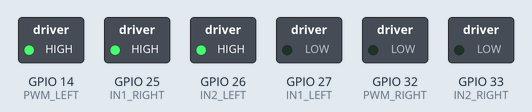
Simulated run of this program. Board: ESP32. On the bench: switched loads named in the program (green lamp = pin HIGH).

Above: at 0.1 s.
At 15.1 s:
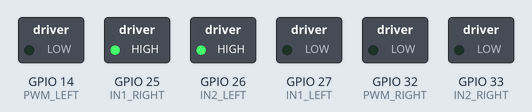
Timing chart, 0 to 16.6 s (numbered marks = the images above):
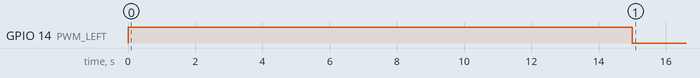

The program:

main.cpp
```cpp
#include <Arduino.h>
#include <config.h>

int pwm = 0;

void motor(int vel, int channel)
{
  ledcWrite(channel, abs(vel));
}

void setup()
{
  Serial.begin(115200);

  ledcSetup(PWM_CHANNEL_LEFT, PWM_FREQ, PWM_RESOLUTION);
  ledcSetup(PWM_CHANNEL_RIGHT, PWM_FREQ, PWM_RESOLUTION);
  ledcAttachPin(PWM_LEFT, PWM_CHANNEL_LEFT);
  ledcAttachPin(PWM_RIGHT, PWM_CHANNEL_RIGHT);

  pinMode(IN1_LEFT, OUTPUT); // talves seja melhor inverter o robo e essa vira roda direita
  pinMode(IN2_LEFT, OUTPUT);
  pinMode(IN1_RIGHT, OUTPUT);
  pinMode(IN2_RIGHT, OUTPUT);

  digitalWrite(IN1_LEFT, LOW); // girando horário
  digitalWrite(IN2_LEFT, HIGH);
  digitalWrite(IN1_RIGHT, HIGH); // girando horário
  digitalWrite(IN2_RIGHT, LOW);

  pwm = 255;
  motor(pwm, PWM_CHANNEL_LEFT);
  delay(15000);
  pwm = 0;
  motor(pwm, PWM_CHANNEL_LEFT);
}

void loop()
{
}
```

config.h
```cpp
#ifndef CONFIG_H
#define CONFIG_H

#define PWM_LEFT 14
#define IN1_LEFT 27
#define IN2_LEFT 26

#define PWM_RIGHT 32
#define IN1_RIGHT 25
#define IN2_RIGHT 33

#define PWM_CHANNEL_LEFT 0
#define PWM_CHANNEL_RIGHT 1
#define PWM_FREQ 15000      // 5 kHz
#define PWM_RESOLUTION 8    // 8 bits -> duty 0-255

#endif // CONFIG_H
```
